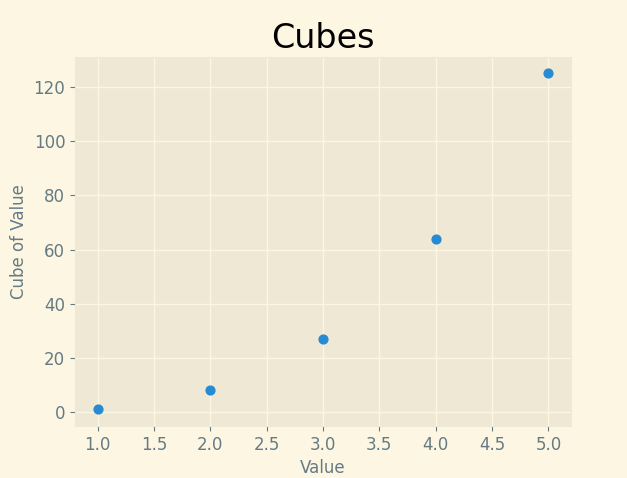

Write Python code to recreate this figure.
import matplotlib.pyplot as plt

x_values = [1, 2, 3, 4, 5]
cubes = [1, 8, 27, 64, 125]

plt.style.use('Solarize_Light2')
fig, ax = plt.subplots()
ax.scatter(x_values, cubes, s=40)

ax.set_title("Cubes", fontsize=24)
ax.set_xlabel('Value', fontsize=12)
ax.set_ylabel('Cube of Value', fontsize=12)

ax.tick_params(axis='both', labelsize=12)

plt.show()




x_values = range(1, 5001)
y_values = [x**3 for x in x_values]

plt.style.use('fivethirtyeight')
fig, ax = plt.subplots()
ax.scatter(x_values, y_values, c=y_values, cmap=plt.cm.Blues, s=10)

ax.set_title("Cubes", fontsize=24)
ax.set_xlabel('Value', fontsize=12)
ax.set_ylabel('Cube of Value', fontsize=12)

ax.tick_params(axis='both', labelsize=12)

plt.show()
